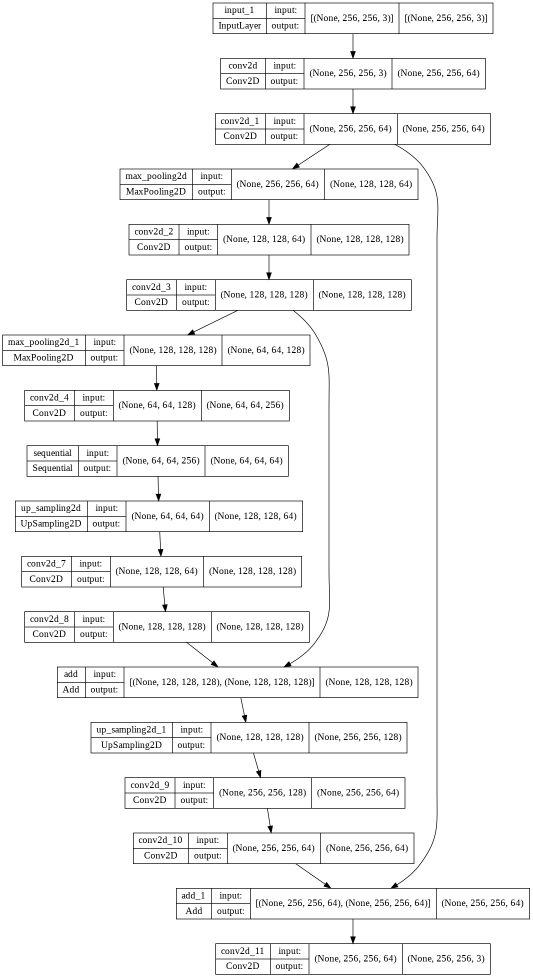
#> input picture model1 .png, 1065 x 1955 px, given as the content of the folder /drive/MyDrive/project/MMS project/dataset/Raw Data/high_res, which was not available (shown at 1/2 size)
$ jupyter execute --allow-errors SR4.ipynb
#> lines starting #> are read from the running program, lines starting #| are printed output that depends on the picture; pictures that were not available may be replaced by others from this repository, and a replacement may not be noted
[cell 1]
import numpy as np
import tensorflow as tf
import keras
import cv2
from tensorflow.keras.models import Sequential
from tensorflow.keras.preprocessing.image import img_to_array
import os
from tqdm import tqdm
import re
import matplotlib.pyplot as plt
from tensorflow.keras.layers import Input, Dense, Conv2D, MaxPooling2D, Dropout
from tensorflow.keras.layers import Conv2DTranspose, UpSampling2D, add
from skimage.transform import resize, rescale
from tensorflow.keras.models import Model
from tensorflow.keras import regularizers

print(tf.__version__)

[cell 2]
# to get the files in proper order
def sorted_alphanumeric(data):
    convert = lambda text: int(text) if text.isdigit() else text.lower()
    alphanum_key = lambda key: [convert(c) for c in re.split('([0-9]+)',key)]
    return sorted(data,key = alphanum_key)
# defining the size of the image
SIZE = 256
high_img = []
path = '/content/drive/MyDrive/project/MMS project/dataset/Raw Data/high_res'
files = os.listdir(path)
files = sorted_alphanumeric(files)
for i in tqdm(files):
    if i == '855.png':
        break
    else:
        img = cv2.imread(path + '/'+i,1)
#> img is the input picture: shape (1955, 1065, 3); min 0, max 255, mean 244.9
        # open cv reads images in BGR format so we have to convert it to RGB
        img = cv2.cvtColor(img, cv2.COLOR_BGR2RGB)
        #resizing image
        img = cv2.resize(img, (SIZE, SIZE))
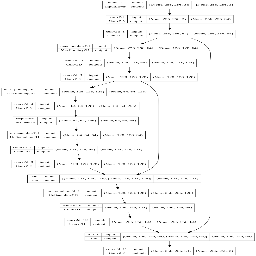
#> img: shape (256, 256, 3); min 0, max 255, mean 249.6
        img = img.astype('float32') / 255.0
        high_img.append(img_to_array(img))
#> (this line was passed over: tensorflow is not available in this run)
low_img = []
path = '/content/drive/MyDrive/project/MMS project/dataset/Raw Data/low_res'
files = os.listdir(path)
files = sorted_alphanumeric(files)
for i in tqdm(files):
    if i == '855.png':
        break
    else:
        img = cv2.imread(path + '/'+i,1)
        img = cv2.cvtColor(img, cv2.COLOR_BGR2RGB)
        #resizing image
        img = cv2.resize(img, (SIZE, SIZE))
        img = img.astype('float32') / 255.0
        low_img.append(img_to_array(img))
#> (this line was passed over: tensorflow is not available in this run)

#> (a cell that did not finish here is left out)

[cell 4]
train_high_image = high_img[:700]
#> train_high_image = []
train_low_image = low_img[:700]
#> train_low_image = []
train_high_image = np.reshape(train_high_image,(len(train_high_image),SIZE,SIZE,3))
#> train_high_image = empty array
train_low_image = np.reshape(train_low_image,(len(train_low_image),SIZE,SIZE,3))
#> train_low_image = empty array

validation_high_image = high_img[700:830]
#> validation_high_image = []
validation_low_image = low_img[700:830]
#> validation_low_image = []
validation_high_image= np.reshape(validation_high_image,(len(validation_high_image),SIZE,SIZE,3))
#> validation_high_image = empty array
validation_low_image = np.reshape(validation_low_image,(len(validation_low_image),SIZE,SIZE,3))
#> validation_low_image = empty array


test_high_image = high_img[830:]
#> test_high_image = []
test_low_image = low_img[830:]
#> test_low_image = []
test_high_image= np.reshape(test_high_image,(len(test_high_image),SIZE,SIZE,3))
#> test_high_image = empty array
test_low_image = np.reshape(test_low_image,(len(test_low_image),SIZE,SIZE,3))
#> test_low_image = empty array

print("Shape of training images:",train_high_image.shape)
#| Shape of training images: (0, 256, 256, 3)
print("Shape of test images:",test_high_image.shape)
#| Shape of test images: (0, 256, 256, 3)
print("Shape of validation images:",validation_high_image.shape)
#| Shape of validation images: (0, 256, 256, 3)


$ run again, on model2.png
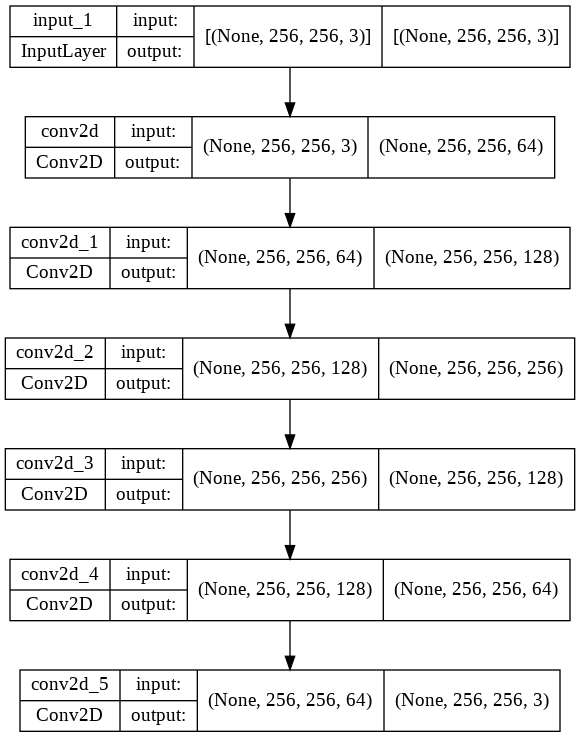
#> input picture model2.png, 580 x 737 px, given as the content of the folder /drive/MyDrive/project/MMS project/dataset/Raw Data/high_res, which was not available
#> img is the input picture: shape (737, 580, 3); min 0, max 255, mean 237.6
#> `img = cv2.resize(img, (SIZE, SIZE))`:
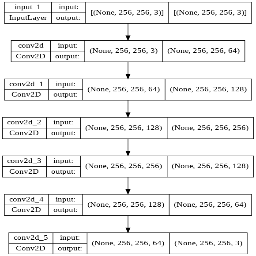
#> img: shape (256, 256, 3); min 0, max 255, mean 237.1
#> `train_high_image = high_img[:700]`: train_high_image = []
#> `train_high_image = np.reshape(train_high_image,(len(train_high_image),..`: train_high_image = empty array
#> `validation_high_image = high_img[700:830]`: validation_high_image = []
#> `validation_high_image= np.reshape(validation_high_image,(len(validatio..`: validation_high_image = empty array
#> `test_high_image = high_img[830:]`: test_high_image = []
#> `test_high_image= np.reshape(test_high_image,(len(test_high_image),SIZE..`: test_high_image = empty array
#| Shape of training images: (0, 256, 256, 3)
#| Shape of test images: (0, 256, 256, 3)
#| Shape of validation images: (0, 256, 256, 3)

$ run again, on model3.png
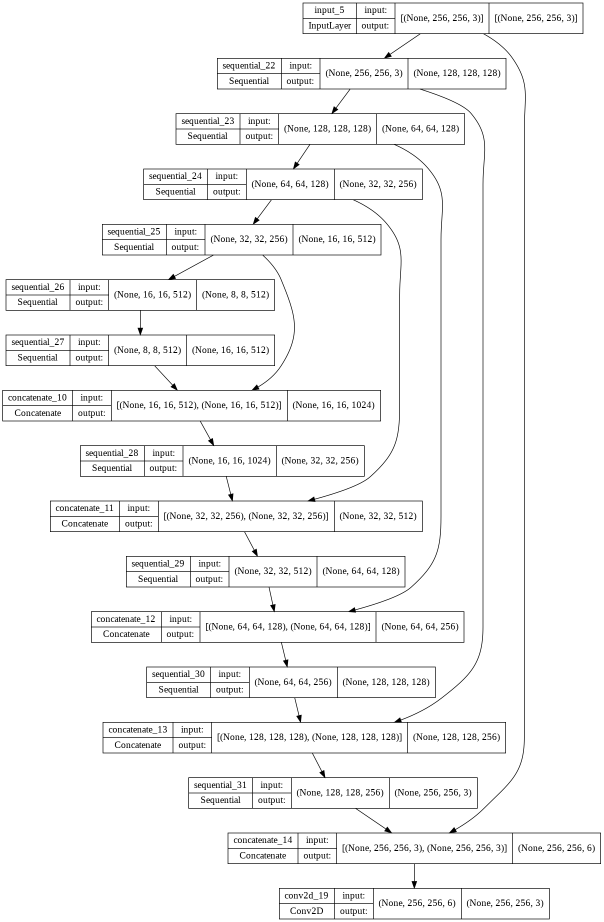
#> input picture model3.png, 1207 x 1844 px, given as the content of the folder /drive/MyDrive/project/MMS project/dataset/Raw Data/high_res, which was not available (shown at 1/2 size)
#> img is the input picture: shape (1844, 1207, 3); min 0, max 255, mean 245.1
#> `img = cv2.resize(img, (SIZE, SIZE))`:
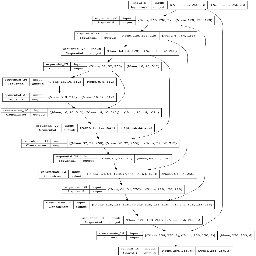
#> img: shape (256, 256, 3); min 0, max 255, mean 245.1
#> `train_high_image = high_img[:700]`: train_high_image = []
#> `train_high_image = np.reshape(train_high_image,(len(train_high_image),..`: train_high_image = empty array
#> `validation_high_image = high_img[700:830]`: validation_high_image = []
#> `validation_high_image= np.reshape(validation_high_image,(len(validatio..`: validation_high_image = empty array
#> `test_high_image = high_img[830:]`: test_high_image = []
#> `test_high_image= np.reshape(test_high_image,(len(test_high_image),SIZE..`: test_high_image = empty array
#| Shape of training images: (0, 256, 256, 3)
#| Shape of test images: (0, 256, 256, 3)
#| Shape of validation images: (0, 256, 256, 3)
